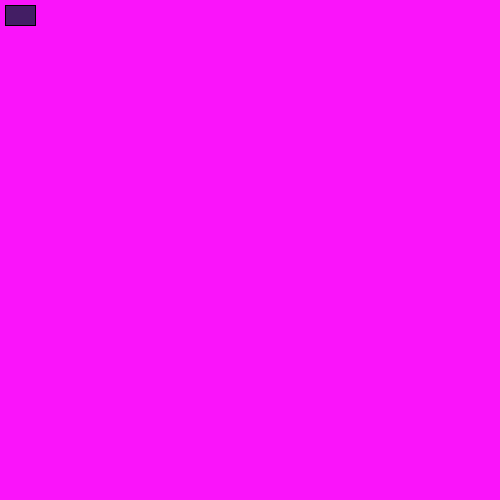
Frame 1 (no input)
Frame 60 (the mouse pressed at the canvas centre just before this capture): identical to frame 1, image omitted
Frame 120 (the mouse held since frame 60 and released just before this capture): identical to frame 1, image omitted

The Processing sketch that drew this single still picture (run headless with seeded random() and noise(); from frame 60 on, the mouse is pressed at the canvas centre):

// Processing sketch: processing_31102
// ── processing_31102.pde

Shoe mine;
void setup(){
size(500,500);
background((color)250,20,250);
mine = new Shoe(5,10,30,20,color(67,30,100));
}
void draw(){
mine.display();
}

int xPos = 0;
int yPos = 0;
int wid = 20;
int hei = 30;
color col;

class Shoe{
 
Shoe(int x, int y, int w, int h, color c){
 
xPos = xPos + 5;
yPos = yPos + 5;
wid = w;
hei = h;
col = c;
}
 
void display(){
fill(col);
rect (xPos, yPos, wid, hei);
}
void drive(){
  if(xPos>500);
  xPos = 0;
}

Shoe hers;
void setup(){
hers = new Shoe (250,200,30,20,color(67,30,100));
}
void draw(){
  hers.display();
}
}


                
                
